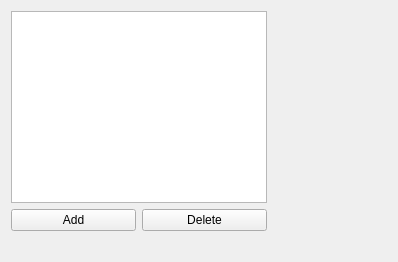
                  <widget class="QWidget" name="DECT_tab_47">
                   <attribute name="title">
                    <string>Calibration</string>
                   </attribute>
                   <layout class="QGridLayout" name="gridLayout_54">
                    <item row="2" column="0">
                     <spacer name="horizontalSpacer_62">
                      <property name="orientation">
                       <enum>Qt::Horizontal</enum>
                      </property>
                      <property name="sizeHint" stdset="0">
                       <size>
                        <width>40</width>
                        <height>20</height>
                       </size>
                      </property>
                     </spacer>
                    </item>
                    <item row="2" column="4">
                     <spacer name="horizontalSpacer_63">
                      <property name="orientation">
                       <enum>Qt::Horizontal</enum>
                      </property>
                      <property name="sizeHint" stdset="0">
                       <size>
                        <width>40</width>
                        <height>20</height>
                       </size>
                      </property>
                     </spacer>
                    </item>
                    <item row="2" column="2">
                     <spacer name="horizontalSpacer_65">
                      <property name="orientation">
                       <enum>Qt::Horizontal</enum>
                      </property>
                      <property name="sizeHint" stdset="0">
                       <size>
                        <width>40</width>
                        <height>20</height>
                       </size>
                      </property>
                     </spacer>
                    </item>
                    <item row="2" column="3">
                     <spacer name="horizontalSpacer_64">
                      <property name="orientation">
                       <enum>Qt::Horizontal</enum>
                      </property>
                      <property name="sizeHint" stdset="0">
                       <size>
                        <width>40</width>
                        <height>20</height>
                       </size>
                      </property>
                     </spacer>
                    </item>
                    <item row="2" column="1">
                     <spacer name="horizontalSpacer_66">
                      <property name="orientation">
                       <enum>Qt::Horizontal</enum>
                      </property>
                      <property name="sizeHint" stdset="0">
                       <size>
                        <width>40</width>
                        <height>20</height>
                       </size>
                      </property>
                     </spacer>
                    </item>
                    <item row="0" column="0" colspan="2">
                     <widget class="QTableWidget" name="Brachy_cal_table"/>
                    </item>
                    <item row="1" column="0">
                     <widget class="QPushButton" name="Brachy_cal_add_line">
                      <property name="text">
                       <string>Add</string>
                      </property>
                     </widget>
                    </item>
                    <item row="1" column="1">
                     <widget class="QPushButton" name="Brachy_cal_Delete_line">
                      <property name="text">
                       <string>Delete</string>
                      </property>
                     </widget>
                    </item>
                   </layout>
                  </widget>
